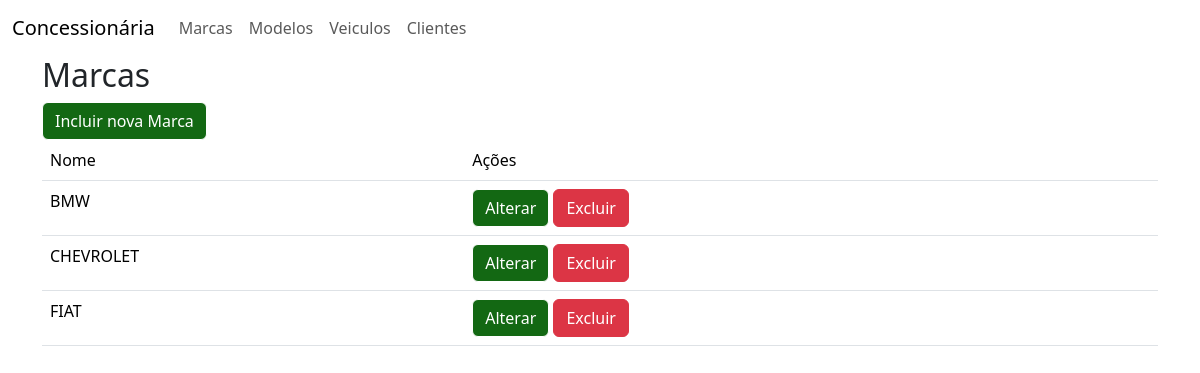
The app's page //listar_marcas with its own data.
### cadastro/models.py (models this page shows, shortened)
class Marca(models.Model):
    nome = models.CharField(max_length=100)

### cadastro/views.py (the view)
# urls.py: path('/listar_marcas', views.listarMarcas, name ='listar_marcas'),
def listarMarcas(request):
    marcas = Marca.objects.order_by('nome')
    return render(request, 'marcas/lista.html', {'marcas': marcas} )

### cadastro/templates/Marcas/lista.html
{% extends 'base.html' %}
{% block content %}
    <h2>Marcas</h2>
    <a href="{% url 'incluir_marca' %}" class="btn btn-primary">Incluir nova Marca</a>
    <table class="table table-stripped">
        <thead>
        <tr>
            <td>Nome</td>
            <td>Ações</td>
        </tr>
        </thead>
        <tbody>
            {% for m in marcas %}
            <tr>
                <td>{{ m.nome }}</td>
                <td>
                    <a href="{% url 'alterar_marca' m.id %}" class="btn btn-primary">Alterar</a>
                    <a href="#" class="btn btn-danger" onclick="abrirtela('{% url 'excluir_marca' m.id %}')"
                    class="btn btn-danger">Excluir</a>
                </td>
            </tr>
            {% endfor %}
        </tbody>
    </table>
{% endblock %}

### templates/estatico/estilo.css (style rules this page uses)
.btn-primary { background-color: #136813 !important; border-color: #ffff !important; }

### records on screen
Marca: nome "BMW"
Marca: nome "CHEVROLET"
Marca: nome "FIAT"
